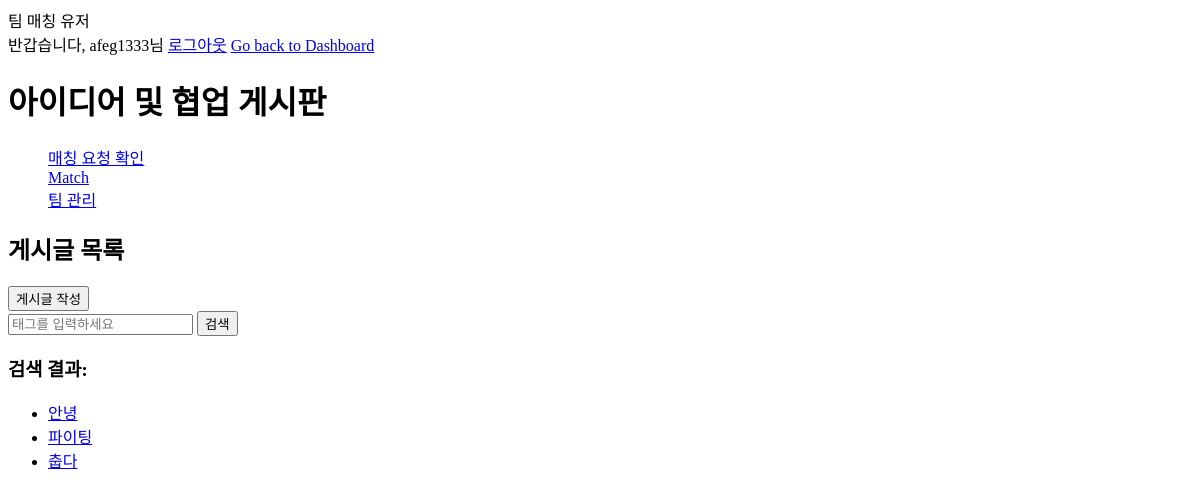
The app's page /dashboard/ (signed in), older data.
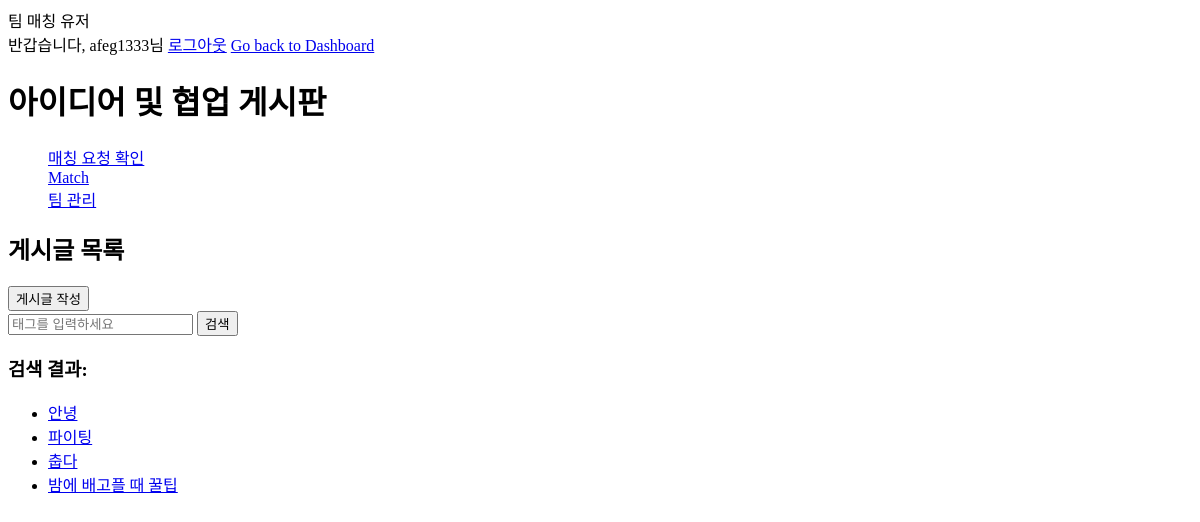
The same page, newer data.
### tables this page shows
CREATE TABLE "user" (
   id INTEGER PRIMARY KEY AUTOINCREMENT,
   username TEXT UNIQUE NOT NULL,
   password TEXT NOT NULL,
   field TEXT NOT NULL,
   experience INTEGER NOT NULL
, role TEXT
);

CREATE TABLE posts (
            id INTEGER PRIMARY KEY AUTOINCREMENT,
            title TEXT NOT NULL,
            content TEXT NOT NULL,
            tags TEXT,
            created_at TIMESTAMP DEFAULT CURRENT_TIMESTAMP,
            updated_at TIMESTAMP DEFAULT CURRENT_TIMESTAMP
        , username TEXT);

### dashboard.py (the view)
@dashboard_bp.route('/dashboard/')
def dashboard():
    if 'username' not in session:
        return redirect('/account/')
    conn =get_db_connection()
    cursor = conn.cursor()
    cursor.execute("SELECT * FROM user WHERE username = ?", (session['username'],))
    user_data = cursor.fetchone()
    cursor.execute("SELECT * FROM posts")
    posts = cursor.fetchall()
    conn.close()
    return render_template('dashboard.html', user= user_data,username=session['username'], posts = posts)

### dashboard.py (called while the page is built)
def get_db_connection():
    conn = sqlite3.connect('Table1.db')
    conn.row_factory = sqlite3.Row
    return conn

### templates/dashboard.html (shortened to what this page needs)
<!DOCTYPE html>
<html lang="en">
<head>
</head>
<body>
    <header>
        <div>팀 매칭 유저</div>
		<span> 반갑습니다, {{ username }}님</span>
		<a href ="/logout">로그아웃</a>
		<a href="/dashboard/">Go back to Dashboard</a>
        <h1>아이디어 및 협업 게시판</h1>
        <nav>
            <ul>
                <a href="{{ url_for('match.connect', username=username) }}">매칭 요청 확인</a><br>
                <a href="/match/">Match</a><br>
                <a href="/schedule/">팀 관리</a>
            </ul>
        </nav>
    </header>
    <main>
        <section class="posts">
            <h2>게시글 목록</h2>
            <form action="/create_post/" method="GET">
                <button type="submit">게시글 작성</button>
            </form>
            <form action="{{ url_for('dashboard.search_posts') }}" method="GET">
                <input type="text" name="tag" placeholder="태그를 입력하세요">
                <button type="submit">검색</button>
            </form>
            {% if posts %}
                <h3>검색 결과:</h3>
                <ul>
                    {% for post in posts %}
                        <li>
                            <a href="{{ url_for('dashboard.view_post', post_id=post['id']) }}">{{ post['title'] }}</a>
                        </li>
                    {% endfor %}
                </ul>
            {% else %}
                <p>검색 결과가 없습니다.</p>
            {% endif %}
        </section>
    </main>
</body>
</html>

Row changes from the older to the newer data that the page shows:
no longer on this page (row edited): user: username "afeg1333"
added posts: title "밤에 배고플 때 꿀팁"
Text that changed along with them:
{{ username }}: (not shown) → "afeg1333"
